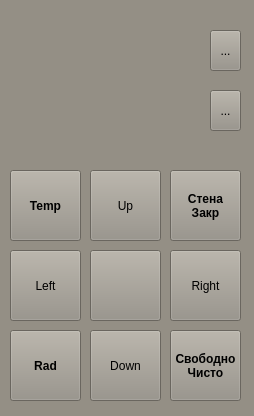
<?xml version="1.0" encoding="UTF-8"?>
<ui version="4.0">
 <author>Denis Khachko</author>
 <class>UmkiPult</class>
 <widget class="QWidget" name="UmkiPult">
  <property name="geometry">
   <rect>
    <x>0</x>
    <y>0</y>
    <width>254</width>
    <height>416</height>
   </rect>
  </property>
  <property name="minimumSize">
   <size>
    <width>254</width>
    <height>416</height>
   </size>
  </property>
  <property name="maximumSize">
   <size>
    <width>254</width>
    <height>416</height>
   </size>
  </property>
  <property name="palette">
   <palette>
    <active>
     <colorrole role="WindowText">
      <brush brushstyle="SolidPattern">
       <color alpha="255">
        <red>0</red>
        <green>0</green>
        <blue>0</blue>
       </color>
      </brush>
     </colorrole>
     <colorrole role="Button">
      <brush brushstyle="SolidPattern">
       <color alpha="255">
        <red>148</red>
        <green>143</green>
        <blue>133</blue>
       </color>
      </brush>
     </colorrole>
     <colorrole role="Light">
      <brush brushstyle="SolidPattern">
       <color alpha="255">
        <red>222</red>
        <green>215</green>
        <blue>200</blue>
       </color>
      </brush>
     </colorrole>
     <colorrole role="Midlight">
      <brush brushstyle="SolidPattern">
       <color alpha="255">
        <red>185</red>
        <green>179</green>
        <blue>166</blue>
       </color>
      </brush>
     </colorrole>
     <colorrole role="Dark">
      <brush brushstyle="SolidPattern">
       <color alpha="255">
        <red>74</red>
        <green>71</green>
        <blue>66</blue>
       </color>
      </brush>
     </colorrole>
     <colorrole role="Mid">
      <brush brushstyle="SolidPattern">
       <color alpha="255">
        <red>99</red>
        <green>95</green>
        <blue>89</blue>
       </color>
      </brush>
     </colorrole>
     <colorrole role="Text">
      <brush brushstyle="SolidPattern">
       <color alpha="255">
        <red>0</red>
        <green>0</green>
        <blue>0</blue>
       </color>
      </brush>
     </colorrole>
     <colorrole role="BrightText">
      <brush brushstyle="SolidPattern">
       <color alpha="255">
        <red>255</red>
        <green>255</green>
        <blue>255</blue>
       </color>
      </brush>
     </colorrole>
     <colorrole role="ButtonText">
      <brush brushstyle="SolidPattern">
       <color alpha="255">
        <red>0</red>
        <green>0</green>
        <blue>0</blue>
       </color>
      </brush>
     </colorrole>
     <colorrole role="Base">
      <brush brushstyle="SolidPattern">
       <color alpha="255">
        <red>255</red>
        <green>255</green>
        <blue>255</blue>
       </color>
      </brush>
     </colorrole>
     <colorrole role="Window">
      <brush brushstyle="SolidPattern">
       <color alpha="255">
        <red>148</red>
        <green>143</green>
        <blue>133</blue>
       </color>
      </brush>
     </colorrole>
     <colorrole role="Shadow">
      <brush brushstyle="SolidPattern">
       <color alpha="255">
        <red>0</red>
        <green>0</green>
        <blue>0</blue>
       </color>
      </brush>
     </colorrole>
     <colorrole role="AlternateBase">
      <brush brushstyle="SolidPattern">
       <color alpha="255">
        <red>201</red>
        <green>199</green>
        <blue>194</blue>
       </color>
      </brush>
     </colorrole>
     <colorrole role="ToolTipBase">
      <brush brushstyle="SolidPattern">
       <color alpha="255">
        <red>255</red>
        <green>255</green>
        <blue>220</blue>
       </color>
      </brush>
     </colorrole>
     <colorrole role="ToolTipText">
      <brush brushstyle="SolidPattern">
       <color alpha="255">
        <red>0</red>
        <green>0</green>
        <blue>0</blue>
       </color>
      </brush>
     </colorrole>
    </active>
    <inactive>
     <colorrole role="WindowText">
      <brush brushstyle="SolidPattern">
       <color alpha="255">
        <red>0</red>
        <green>0</green>
        <blue>0</blue>
       </color>
      </brush>
     </colorrole>
     <colorrole role="Button">
      <brush brushstyle="SolidPattern">
       <color alpha="255">
        <red>148</red>
        <green>143</green>
        <blue>133</blue>
       </color>
      </brush>
     </colorrole>
     <colorrole role="Light">
      <brush brushstyle="SolidPattern">
       <color alpha="255">
        <red>222</red>
        <green>215</green>
        <blue>200</blue>
       </color>
      </brush>
     </colorrole>
     <colorrole role="Midlight">
      <brush brushstyle="SolidPattern">
       <color alpha="255">
        <red>185</red>
        <green>179</green>
        <blue>166</blue>
       </color>
      </brush>
     </colorrole>
     <colorrole role="Dark">
      <brush brushstyle="SolidPattern">
       <color alpha="255">
        <red>74</red>
        <green>71</green>
        <blue>66</blue>
       </color>
      </brush>
     </colorrole>
     <colorrole role="Mid">
      <brush brushstyle="SolidPattern">
       <color alpha="255">
        <red>99</red>
        <green>95</green>
        <blue>89</blue>
       </color>
      </brush>
     </colorrole>
     <colorrole role="Text">
      <brush brushstyle="SolidPattern">
       <color alpha="255">
        <red>0</red>
        <green>0</green>
        <blue>0</blue>
       </color>
      </brush>
     </colorrole>
     <colorrole role="BrightText">
      <brush brushstyle="SolidPattern">
       <color alpha="255">
        <red>255</red>
        <green>255</green>
        <blue>255</blue>
       </color>
      </brush>
     </colorrole>
     <colorrole role="ButtonText">
      <brush brushstyle="SolidPattern">
       <color alpha="255">
        <red>0</red>
        <green>0</green>
        <blue>0</blue>
       </color>
      </brush>
     </colorrole>
     <colorrole role="Base">
      <brush brushstyle="SolidPattern">
       <color alpha="255">
        <red>255</red>
        <green>255</green>
        <blue>255</blue>
       </color>
      </brush>
     </colorrole>
     <colorrole role="Window">
      <brush brushstyle="SolidPattern">
       <color alpha="255">
        <red>148</red>
        <green>143</green>
        <blue>133</blue>
       </color>
      </brush>
     </colorrole>
     <colorrole role="Shadow">
      <brush brushstyle="SolidPattern">
       <color alpha="255">
        <red>0</red>
        <green>0</green>
        <blue>0</blue>
       </color>
      </brush>
     </colorrole>
     <colorrole role="AlternateBase">
      <brush brushstyle="SolidPattern">
       <color alpha="255">
        <red>201</red>
        <green>199</green>
        <blue>194</blue>
       </color>
      </brush>
     </colorrole>
     <colorrole role="ToolTipBase">
      <brush brushstyle="SolidPattern">
       <color alpha="255">
        <red>255</red>
        <green>255</green>
        <blue>220</blue>
       </color>
      </brush>
     </colorrole>
     <colorrole role="ToolTipText">
      <brush brushstyle="SolidPattern">
       <color alpha="255">
        <red>0</red>
        <green>0</green>
        <blue>0</blue>
       </color>
      </brush>
     </colorrole>
    </inactive>
    <disabled>
     <colorrole role="WindowText">
      <brush brushstyle="SolidPattern">
       <color alpha="255">
        <red>74</red>
        <green>71</green>
        <blue>66</blue>
       </color>
      </brush>
     </colorrole>
     <colorrole role="Button">
      <brush brushstyle="SolidPattern">
       <color alpha="255">
        <red>148</red>
        <green>143</green>
        <blue>133</blue>
       </color>
      </brush>
     </colorrole>
     <colorrole role="Light">
      <brush brushstyle="SolidPattern">
       <color alpha="255">
        <red>222</red>
        <green>215</green>
        <blue>200</blue>
       </color>
      </brush>
     </colorrole>
     <colorrole role="Midlight">
      <brush brushstyle="SolidPattern">
       <color alpha="255">
        <red>185</red>
        <green>179</green>
        <blue>166</blue>
       </color>
      </brush>
     </colorrole>
     <colorrole role="Dark">
      <brush brushstyle="SolidPattern">
       <color alpha="255">
        <red>74</red>
        <green>71</green>
        <blue>66</blue>
       </color>
      </brush>
     </colorrole>
     <colorrole role="Mid">
      <brush brushstyle="SolidPattern">
       <color alpha="255">
        <red>99</red>
        <green>95</green>
        <blue>89</blue>
       </color>
      </brush>
     </colorrole>
     <colorrole role="Text">
      <brush brushstyle="SolidPattern">
       <color alpha="255">
        <red>74</red>
        <green>71</green>
        <blue>66</blue>
       </color>
      </brush>
     </colorrole>
     <colorrole role="BrightText">
      <brush brushstyle="SolidPattern">
       <color alpha="255">
        <red>255</red>
        <green>255</green>
        <blue>255</blue>
       </color>
      </brush>
     </colorrole>
     <colorrole role="ButtonText">
      <brush brushstyle="SolidPattern">
       <color alpha="255">
        <red>74</red>
        <green>71</green>
        <blue>66</blue>
       </color>
      </brush>
     </colorrole>
     <colorrole role="Base">
      <brush brushstyle="SolidPattern">
       <color alpha="255">
        <red>148</red>
        <green>143</green>
        <blue>133</blue>
       </color>
      </brush>
     </colorrole>
     <colorrole role="Window">
      <brush brushstyle="SolidPattern">
       <color alpha="255">
        <red>148</red>
        <green>143</green>
        <blue>133</blue>
       </color>
      </brush>
     </colorrole>
     <colorrole role="Shadow">
      <brush brushstyle="SolidPattern">
       <color alpha="255">
        <red>0</red>
        <green>0</green>
        <blue>0</blue>
       </color>
      </brush>
     </colorrole>
     <colorrole role="AlternateBase">
      <brush brushstyle="SolidPattern">
       <color alpha="255">
        <red>148</red>
        <green>143</green>
        <blue>133</blue>
       </color>
      </brush>
     </colorrole>
     <colorrole role="ToolTipBase">
      <brush brushstyle="SolidPattern">
       <color alpha="255">
        <red>255</red>
        <green>255</green>
        <blue>220</blue>
       </color>
      </brush>
     </colorrole>
     <colorrole role="ToolTipText">
      <brush brushstyle="SolidPattern">
       <color alpha="255">
        <red>0</red>
        <green>0</green>
        <blue>0</blue>
       </color>
      </brush>
     </colorrole>
    </disabled>
   </palette>
  </property>
  <property name="font">
   <font>
    <weight>50</weight>
    <bold>false</bold>
   </font>
  </property>
  <property name="windowTitle">
   <string>Пульт</string>
  </property>
  <widget class="QPushButton" name="TempB">
   <property name="geometry">
    <rect>
     <x>10</x>
     <y>170</y>
     <width>71</width>
     <height>71</height>
    </rect>
   </property>
   <property name="font">
    <font>
     <weight>75</weight>
     <bold>true</bold>
    </font>
   </property>
   <property name="text">
    <string>Temp</string>
   </property>
  </widget>
  <widget class="QPushButton" name="StenaB">
   <property name="geometry">
    <rect>
     <x>170</x>
     <y>170</y>
     <width>71</width>
     <height>71</height>
    </rect>
   </property>
   <property name="font">
    <font>
     <weight>75</weight>
     <bold>true</bold>
    </font>
   </property>
   <property name="text">
    <string>Стена
Закр</string>
   </property>
   <property name="checkable">
    <bool>true</bool>
   </property>
   <property name="checked">
    <bool>false</bool>
   </property>
  </widget>
  <widget class="QPushButton" name="UpB">
   <property name="geometry">
    <rect>
     <x>90</x>
     <y>170</y>
     <width>71</width>
     <height>71</height>
    </rect>
   </property>
   <property name="text">
    <string>Up</string>
   </property>
  </widget>
  <widget class="QPushButton" name="RightB">
   <property name="geometry">
    <rect>
     <x>170</x>
     <y>250</y>
     <width>71</width>
     <height>71</height>
    </rect>
   </property>
   <property name="text">
    <string>Right</string>
   </property>
  </widget>
  <widget class="QPushButton" name="LeftB">
   <property name="geometry">
    <rect>
     <x>10</x>
     <y>250</y>
     <width>71</width>
     <height>71</height>
    </rect>
   </property>
   <property name="text">
    <string>Left</string>
   </property>
  </widget>
  <widget class="QPushButton" name="DownB">
   <property name="geometry">
    <rect>
     <x>90</x>
     <y>330</y>
     <width>71</width>
     <height>71</height>
    </rect>
   </property>
   <property name="text">
    <string>Down</string>
   </property>
  </widget>
  <widget class="QPushButton" name="RadB">
   <property name="geometry">
    <rect>
     <x>10</x>
     <y>330</y>
     <width>71</width>
     <height>71</height>
    </rect>
   </property>
   <property name="font">
    <font>
     <weight>75</weight>
     <bold>true</bold>
    </font>
   </property>
   <property name="text">
    <string>Rad</string>
   </property>
  </widget>
  <widget class="QPushButton" name="SvobodnoB">
   <property name="geometry">
    <rect>
     <x>170</x>
     <y>330</y>
     <width>71</width>
     <height>71</height>
    </rect>
   </property>
   <property name="font">
    <font>
     <weight>75</weight>
     <bold>true</bold>
    </font>
   </property>
   <property name="text">
    <string>Свободно
Чисто</string>
   </property>
   <property name="checkable">
    <bool>true</bool>
   </property>
  </widget>
  <widget class="QToolButton" name="ClearLog">
   <property name="geometry">
    <rect>
     <x>210</x>
     <y>30</y>
     <width>31</width>
     <height>41</height>
    </rect>
   </property>
   <property name="text">
    <string>...</string>
   </property>
   <property name="icon">
    <iconset>
     <normalon>:/icons/stop.png</normalon>
    </iconset>
   </property>
  </widget>
  <widget class="QToolButton" name="CenterB">
   <property name="geometry">
    <rect>
     <x>90</x>
     <y>250</y>
     <width>71</width>
     <height>71</height>
    </rect>
   </property>
   <property name="text">
    <string/>
   </property>
   <property name="icon">
    <iconset>
     <normalon>:/icons/robo_field.png</normalon>
    </iconset>
   </property>
   <property name="iconSize">
    <size>
     <width>61</width>
     <height>61</height>
    </size>
   </property>
  </widget>
  <widget class="QToolButton" name="ToKumir">
   <property name="geometry">
    <rect>
     <x>210</x>
     <y>90</y>
     <width>31</width>
     <height>41</height>
    </rect>
   </property>
   <property name="toolTip">
    <string>Скопировать</string>
   </property>
   <property name="text">
    <string>...</string>
   </property>
   <property name="icon">
    <iconset>
     <normalon>:/icons/stop.png</normalon>
    </iconset>
   </property>
  </widget>
 </widget>
 <resources>
  <include location="MainWindow.qrc"/>
 </resources>
 <connections/>
</ui>
